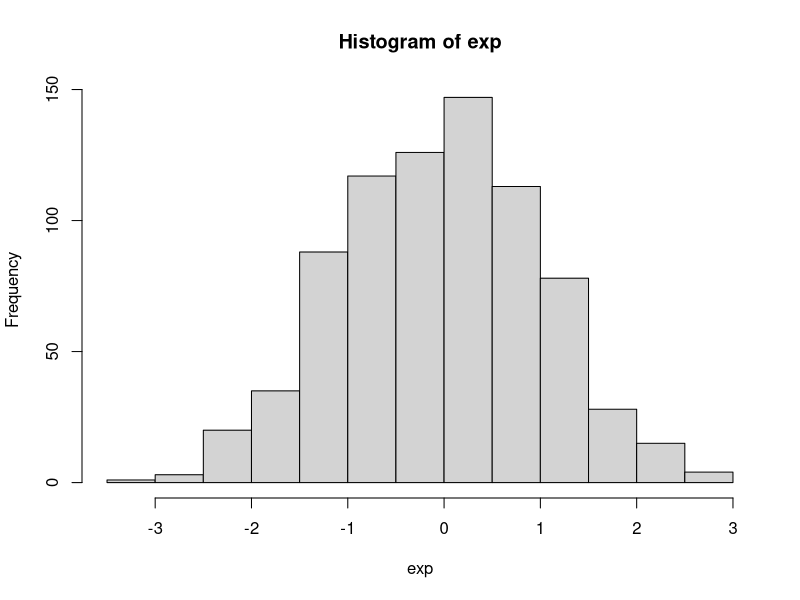

This figure's R source:
# Normal from double exponential

set.seed(1)
exp <- rexp(1000)
sample1 <- sample(x = 1:1000, size = 500, replace = F)
exp[sample1] <- -exp[sample1]

exp <- exp[runif(1000) < exp(-0.5*exp^2 + abs(exp) - 0.5)]
exp <- exp[exp!=0]
hist(exp)